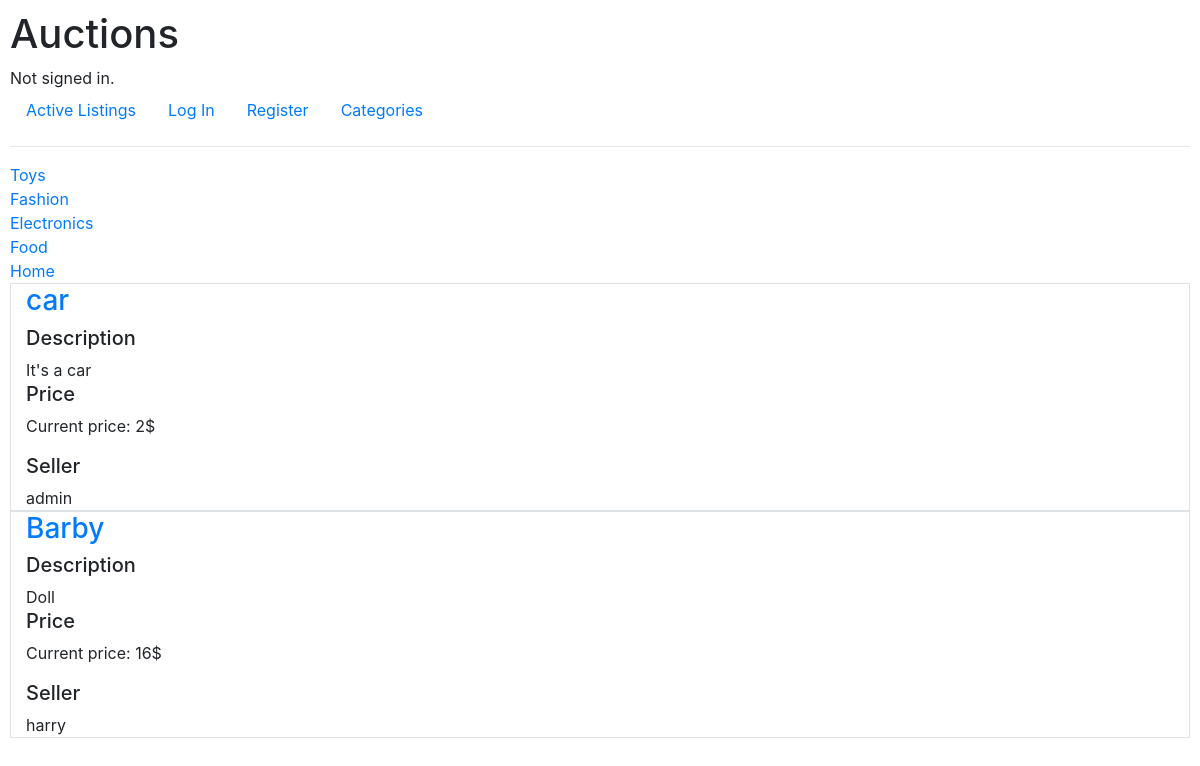
Page /categories/Toys on the committed database.
### auctions/models.py (models this page shows, shortened)
class Category(models.Model):
    name = models.CharField(max_length=20, primary_key=True)
    class Meta:
        verbose_name_plural = "categories"

class Listing(models.Model):
    title = models.CharField(max_length=50, unique=True)
    seller = models.ForeignKey(User, on_delete=models.CASCADE, related_name="user_listings")
    init_price = models.IntegerField("The initial price")
    current_price = models.IntegerField(blank=True, null=True)
    category = models.ForeignKey(Category, on_delete=models.CASCADE, related_name="category_listings")
    status = models.BooleanField(default=True)
    image = models.URLField(max_length=100, null=True, blank=True)
    description = models.CharField(max_length=1000)
    winner = models.ForeignKey(User, on_delete=models.CASCADE, null=True, blank=True, related_name="winner_listings")
    watchlist = models.ManyToManyField(User, blank=True, related_name="user_watchlist")

class User(AbstractUser):
    pass
    def __str__(self):
        return f"{self.username}"

### auctions/views.py (the view)
# urls.py: path("categories/<str:category>", views.category, name="category"),
def category(request, category):
    message = ""
    category_listings = Listing.objects.filter(category=category)
    if not category_listings:
        message = "There are no active listings in this category"
    categories = Category.objects.all()
    return render(request, "auctions/categories.html", {
        "category_listings": category_listings,
        "categories": categories,
        "message": message
    })

### auctions/templates/auctions/categories.html (shortened to what this page needs)
{% extends 'auctions/layout.html' %}
{% block body %}
	{% for i in categories %}
		<div>
			<a href="{% url 'category' category=i.pk %}">{{ i.pk }}</a>
		</div>
	{% endfor %}
	{% if category_listings %}
		{% for i in category_listings %}
			<div class="col-12 border">
				<h3>
					<a href="{% url 'listing' i.pk %}">{{ i.title }}</a>
				</h3>
				<div>
					<h5>Description</h5>
					{{ i.description }}
				</div>
				<div>
					<h5>Price</h5>
					<p>
						Current price: {{ i.current_price }}$
					</p>
				</div>
				<div>
					<h5>Seller</h5>
					{{ i.seller }}
				</div>
			</div>
		{% endfor %}
	{% endif %}
{% endblock %}

### auctions/static/auctions/styles.css (style rules this page uses)
body { padding: 10px; }

### rows in the picture
Category: pk "Toys"
Category: pk "Fashion"
Category: pk "Electronics"
Category: pk "Food"
Category: pk "Home"
Listing: title "car", description "It's a car", current_price "2", seller "admin"
Listing: title "Barby", description "Doll", current_price "16", seller "harry"
